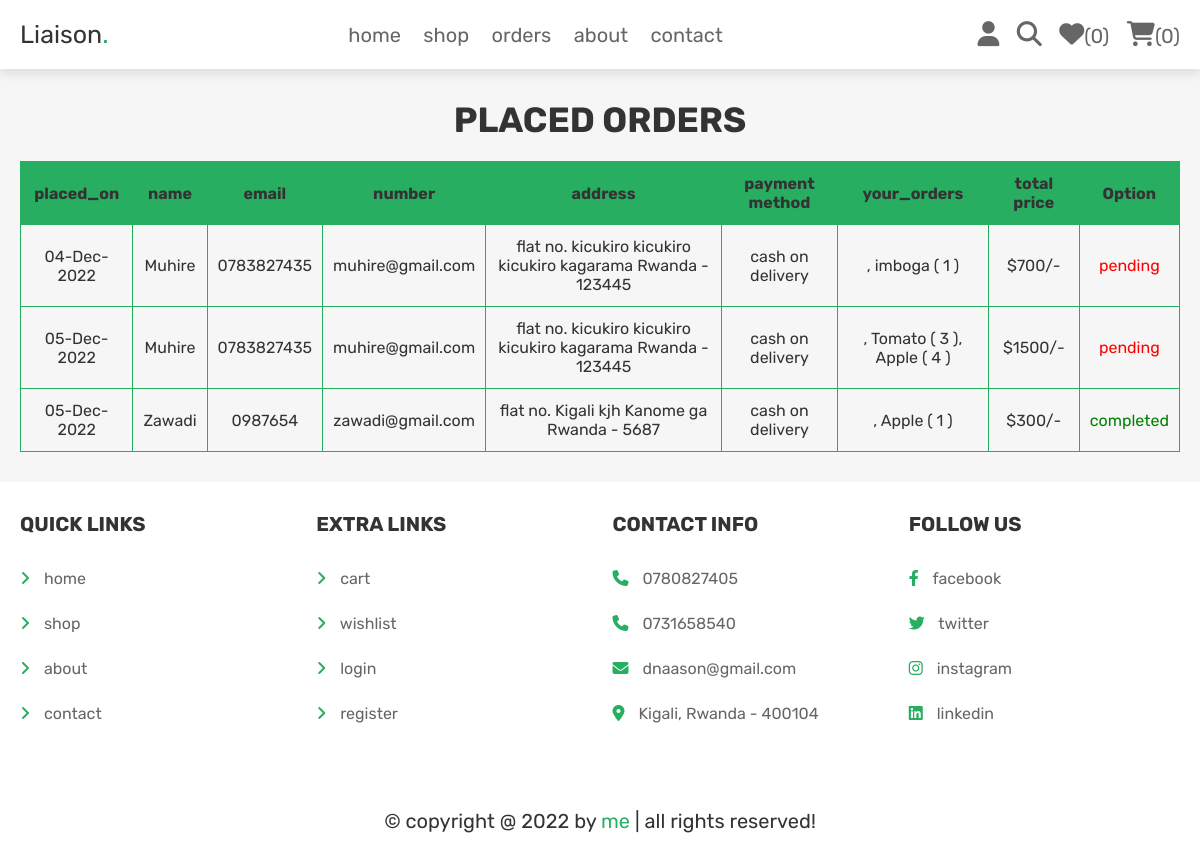
/orders.php (signed in), run on an earlier commit of the app's database.
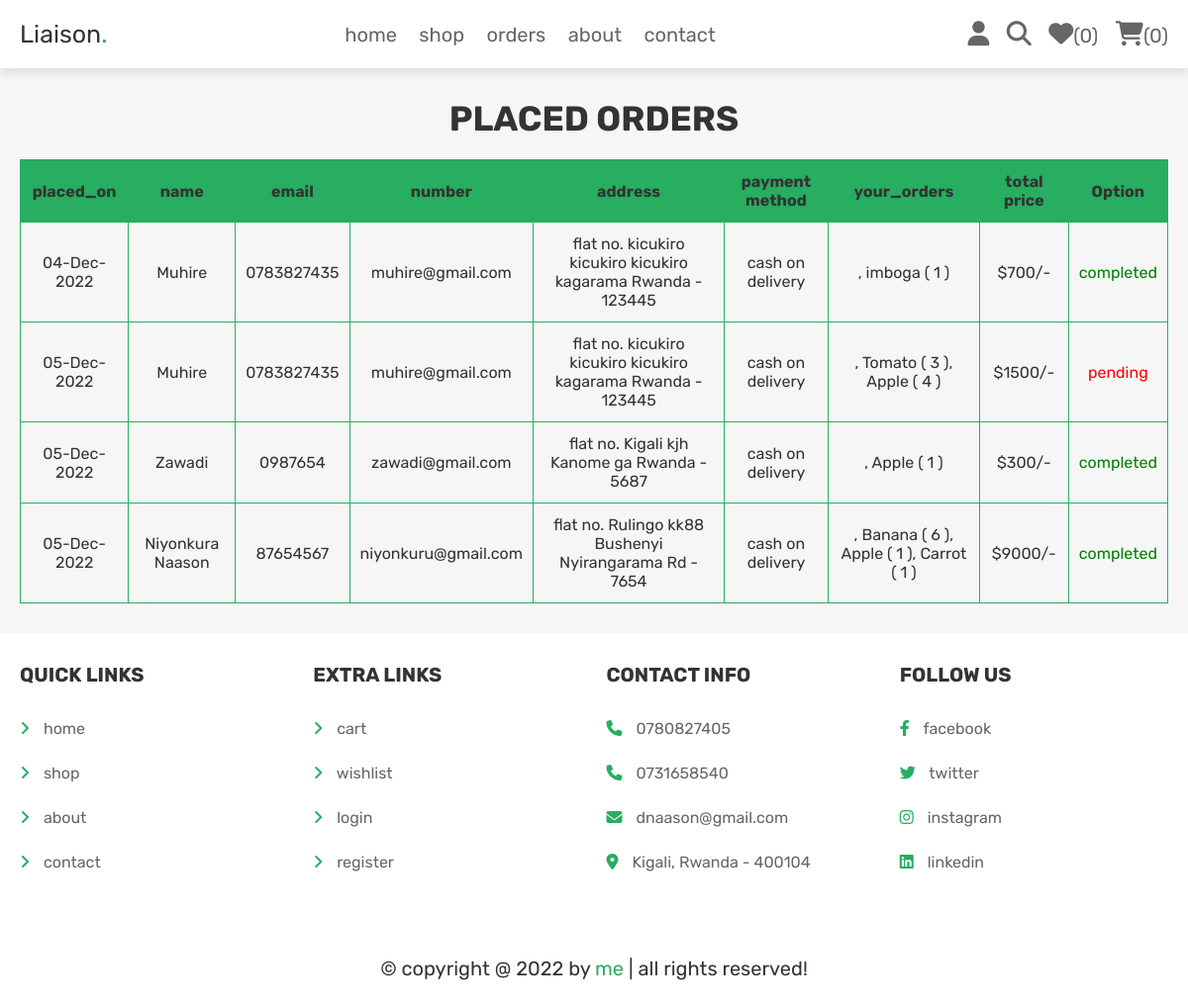
And on a later commit of the database.
### tables this page shows
CREATE TABLE `orders` (
  `id` int(100) NOT NULL,
  `user_id` int(100) NOT NULL,
  `name` varchar(100) NOT NULL,
  `number` varchar(12) NOT NULL,
  `email` varchar(100) NOT NULL,
  `method` varchar(50) NOT NULL,
  `address` varchar(500) NOT NULL,
  `total_products` varchar(1000) NOT NULL,
  `total_price` int(100) NOT NULL,
  `placed_on` varchar(50) NOT NULL,
  `payment_status` varchar(20) NOT NULL DEFAULT 'pending'
);

### orders.php (the view, shortened to what this page needs)
<?php
@include 'config.php';
$user_id = $_SESSION['user_id'];
?>
<!DOCTYPE html>
<html lang="en">
<head>
   <link rel="stylesheet" href="https://cdnjs.cloudflare.com/ajax/libs/font-awesome/6.1.1/css/all.min.css">
   <link rel="stylesheet" href="css/style.css">
</head>
<body>
<?php include 'header.php'; ?>
<section class="placed-orders">
   <h1 class="title">placed orders</h1>
   <table class="table">
      <thead>
         <tr>
         <th>placed_on</th>
         <th>name</th>
         <th>email</th>
         <th>number</th>
         <th>address</th>
         <th>payment method</th>
         <th>your_orders</th>
         <th>total price</th>
         <th>Option</th>
         </tr>
      </thead>
      <?php
         $select_orders = $conn->prepare("SELECT * FROM `orders` WHERE user_id = ?");
         $select_orders->execute([$user_id]);
         if($select_orders->rowCount() > 0){
            while($fetch_orders = $select_orders->fetch(PDO::FETCH_ASSOC)){
      ?>
      <tbody>
         <tr>
            <td data-label="placed_on"><span><?= $fetch_orders['placed_on']; ?></span></td>
            <td data-label="name"><span><?= $fetch_orders['name']; ?></span></td>
            <td data-label="number"><span><?= $fetch_orders['number']; ?></span></td>
            <td data-label="email"><span><?= $fetch_orders['email']; ?></span></td>
            <td data-label="address"><span><?= $fetch_orders['address']; ?></span></td>
            <td data-label="placed_on"><span><?= $fetch_orders['method']; ?></span></td>
            <td data-label="placed_on"><span><?= $fetch_orders['total_products']; ?></span></td>
            <td data-label="placed_on"><span>$<?= $fetch_orders['total_price']; ?>/-</span></td>
            <td data-label="placed_on"><span style="color:<?php if($fetch_orders['payment_status'] == 'pending'){ echo 'red'; }else{ echo 'green'; }; ?>"><?= $fetch_orders['payment_status']; ?></span></td>
         </tr>
      </tbody>
      <?php
         }
      }else{
         echo '<p class="empty">no orders placed yet!</p>';
      }
      ?>
   </table>
</section>
<?php include 'footer.php'; ?>
</body>
</html>

What changed in the data, as far as the page shows it:
changed orders "04-Dec-2022": payment_status "pending" → "completed"
added orders: placed_on "05-Dec-2022", name "Niyonkura Naason", number "87654567", email "niyonkuru@gmail.com", address "flat no. Rulingo kk88 Bushenyi Nyirangarama Rd - 7654", method "cash on delivery", total_products ", Banana ( 6 ), Apple ( 1 ), Carrot ( 1 )", total_price "9000", payment_status "completed"
